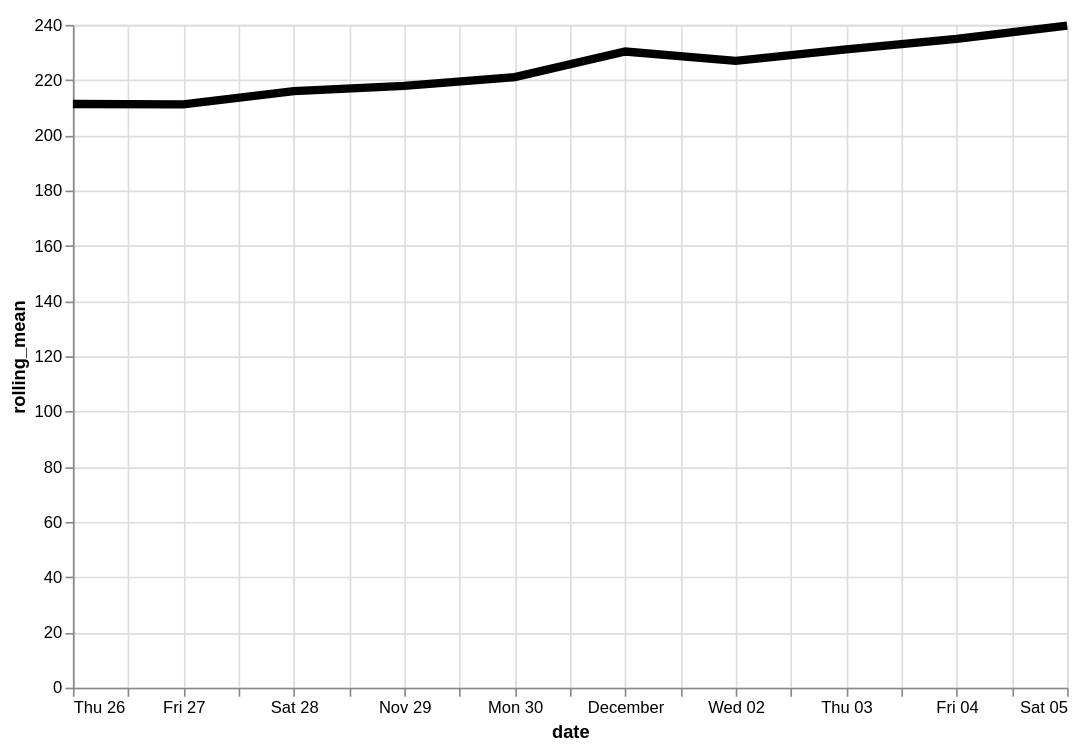

Specify this chart in Vega-Lite:
### Vega-Lite specification from a JSON file in a GitHub repository (floating-point values rounded to 4 significant figures)
{"config": {"view": {"continuousWidth": 400, "continuousHeight": 300}}, "data": {"name": "data-40baac6534413d6c828783d58e8d7139"}, "mark": {"type": "line", "color": "black", "size": 5}, "encoding": {"x": {"type": "temporal", "field": "date"}, "y": {"type": "quantitative", "field": "rolling_mean"}}, "height": 400, "transform": [{"window": [{"op": "mean", "field": "log_price", "as": "rolling_mean"}], "frame": [-4, 3]}], "width": 600, "$schema": "https://vega.github.io/schema/vega-lite/v4.8.1.json", "datasets": {"data-40baac6534413d6c828783d58e8d7139": [{"date": "2020-11-26", "log_price": 198.3}, {"date": "2020-11-27", "log_price": 240.8}, {"date": "2020-11-28", "log_price": 197.6}, {"date": "2020-11-29", "log_price": 208.7}, {"date": "2020-11-30", "log_price": 210.8}, {"date": "2020-12-01", "log_price": 239.7}, {"date": "2020-12-02", "log_price": 229.4}, {"date": "2020-12-03", "log_price": 243.3}, {"date": "2020-12-04", "log_price": 272.5}, {"date": "2020-12-05", "log_price": 213.8}]}}
